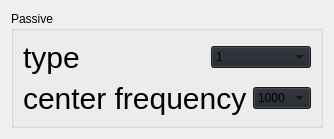
                            <widget class="QWidget" name="passive_page">
                             <layout class="QVBoxLayout" name="verticalLayout_17">
                              <item>
                               <layout class="QVBoxLayout" name="verticalLayout_21">
                                <item>
                                 <widget class="QGroupBox" name="groupBox_6">
                                  <property name="title">
                                   <string>Passive</string>
                                  </property>
                                  <layout class="QVBoxLayout" name="verticalLayout">
                                   <item>
                                    <layout class="QHBoxLayout" name="horizontalLayout_8">
                                     <item>
                                      <widget class="QLabel" name="passive_type_label">
                                       <property name="sizePolicy">
                                        <sizepolicy hsizetype="Minimum" vsizetype="Preferred">
                                         <horstretch>0</horstretch>
                                         <verstretch>0</verstretch>
                                        </sizepolicy>
                                       </property>
                                       <property name="maximumSize">
                                        <size>
                                         <width>500</width>
                                         <height>50</height>
                                        </size>
                                       </property>
                                       <property name="styleSheet">
                                        <string notr="true">font-size:30px;</string>
                                       </property>
                                       <property name="text">
                                        <string>type</string>
                                       </property>
                                      </widget>
                                     </item>
                                     <item>
                                      <widget class="QComboBox" name="passive_type_edit">
                                       <property name="maximumSize">
                                        <size>
                                         <width>100</width>
                                         <height>16777215</height>
                                        </size>
                                       </property>
                                       <property name="styleSheet">
                                        <string notr="true">background-color: rgb(33, 37, 43);</string>
                                       </property>
                                       <item>
                                        <property name="text">
                                         <string>1</string>
                                        </property>
                                       </item>
                                       <item>
                                        <property name="text">
                                         <string>2</string>
                                        </property>
                                       </item>
                                      </widget>
                                     </item>
                                    </layout>
                                   </item>
                                   <item>
                                    <layout class="QHBoxLayout" name="horizontalLayout_9">
                                     <item>
                                      <widget class="QLabel" name="passive_freq_label">
                                       <property name="sizePolicy">
                                        <sizepolicy hsizetype="Minimum" vsizetype="Preferred">
                                         <horstretch>0</horstretch>
                                         <verstretch>0</verstretch>
                                        </sizepolicy>
                                       </property>
                                       <property name="maximumSize">
                                        <size>
                                         <width>500</width>
                                         <height>50</height>
                                        </size>
                                       </property>
                                       <property name="styleSheet">
                                        <string notr="true">font-size:30px;</string>
                                       </property>
                                       <property name="text">
                                        <string>center frequency</string>
                                       </property>
                                      </widget>
                                     </item>
                                     <item>
                                      <widget class="QComboBox" name="passive_freq_edit">
                                       <property name="maximumSize">
                                        <size>
                                         <width>100</width>
                                         <height>16777215</height>
                                        </size>
                                       </property>
                                       <property name="styleSheet">
                                        <string notr="true">background-color: rgb(33, 37, 43);</string>
                                       </property>
                                       <item>
                                        <property name="text">
                                         <string>1000</string>
                                        </property>
                                       </item>
                                       <item>
                                        <property name="text">
                                         <string>1100</string>
                                        </property>
                                       </item>
                                       <item>
                                        <property name="text">
                                         <string>1200</string>
                                        </property>
                                       </item>
                                       <item>
                                        <property name="text">
                                         <string>1300</string>
                                        </property>
                                       </item>
                                       <item>
                                        <property name="text">
                                         <string>1400</string>
                                        </property>
                                       </item>
                                       <item>
                                        <property name="text">
                                         <string>1500</string>
                                        </property>
                                       </item>
                                       <item>
                                        <property name="text">
                                         <string>1600</string>
                                        </property>
                                       </item>
                                       <item>
                                        <property name="text">
                                         <string>1700</string>
                                        </property>
                                       </item>
                                       <item>
                                        <property name="text">
                                         <string>1800</string>
                                        </property>
                                       </item>
                                       <item>
                                        <property name="text">
                                         <string>1900</string>
                                        </property>
                                       </item>
                                       <item>
                                        <property name="text">
                                         <string>2000</string>
                                        </property>
                                       </item>
                                       <item>
                                        <property name="text">
                                         <string>2100</string>
                                        </property>
                                       </item>
                                       <item>
                                        <property name="text">
                                         <string>2200</string>
                                        </property>
                                       </item>
                                       <item>
                                        <property name="text">
                                         <string>2300</string>
                                        </property>
                                       </item>
                                       <item>
                                        <property name="text">
                                         <string>2400</string>
                                        </property>
                                       </item>
                                      </widget>
                                     </item>
                                    </layout>
                                   </item>
                                  </layout>
                                 </widget>
                                </item>
                               </layout>
                              </item>
                             </layout>
                            </widget>
